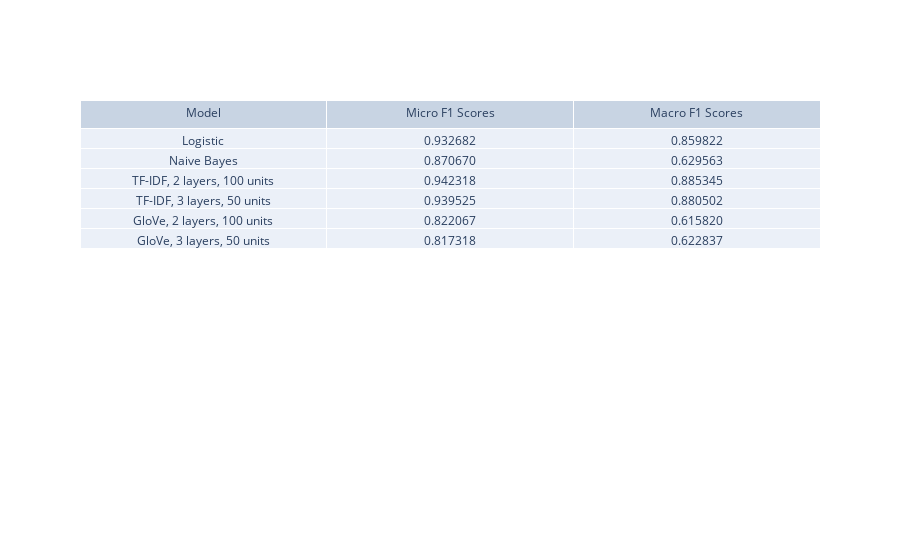

The notebook cell this image was saved under:
### Code cell
import plotly.graph_objects as go

fig = go.Figure(data=[go.Table(header=dict(values=['Model', 'Micro F1 Scores', 'Macro F1 Scores']),
                 cells=dict(values=[models, all_micro_scores, all_macro_scores]))
                     ])
fig.show()

### Figure 1 — Plotly figure (JSON) as saved in the notebook; plotly's stock layout.template omitted (floating-point values rounded to 4 significant figures)
{"data": [{"cells": {"values": [["Logistic", "Naive Bayes", "TF-IDF, 2 layers, 100 units", "TF-IDF, 3 layers, 50 units", "GloVe, 2 layers, 100 units", "GloVe, 3 layers, 50 units"], ["0.932682", "0.870670", "0.942318", "0.939525", "0.822067", "0.817318"], ["0.859822", "0.629563", "0.885345", "0.880502", "0.615820", "0.622837"]]}, "header": {"values": ["Model", "Micro F1 Scores", "Macro F1 Scores"]}, "type": "table"}], "layout": {}}
